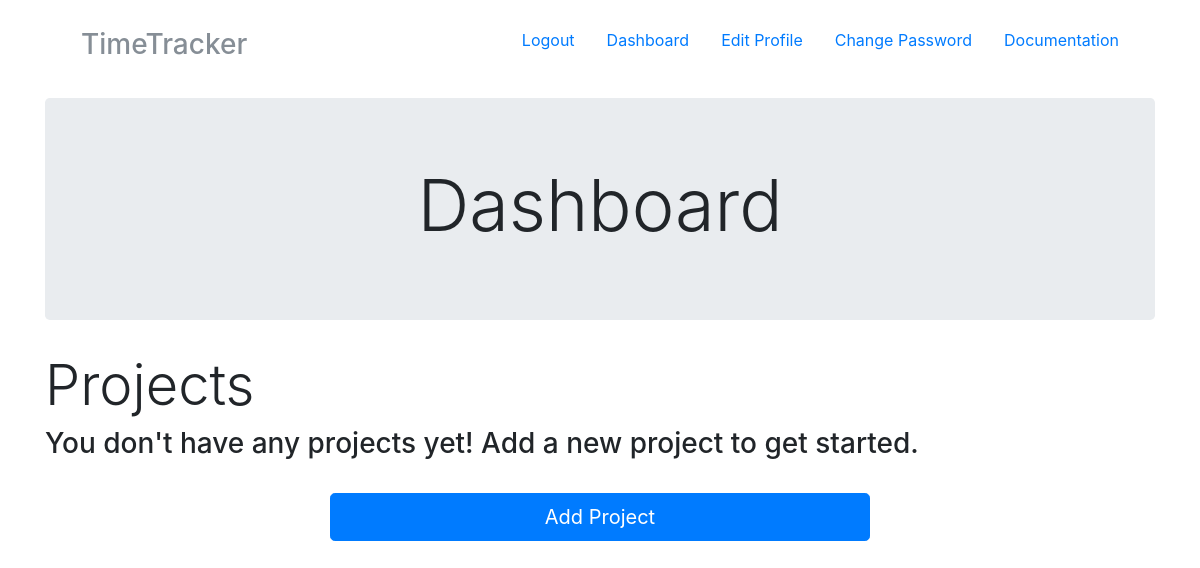
The page /manager/ (signed in) on the database as committed earlier.
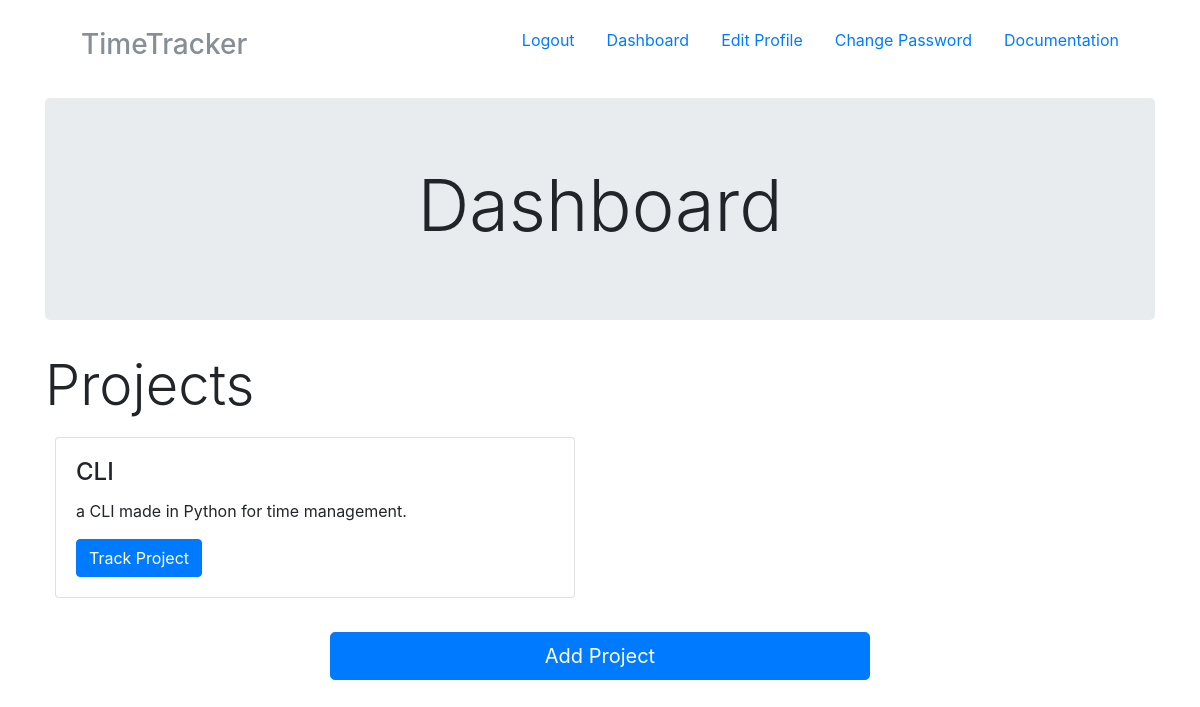
The same page on the database as committed later.
### timemanager/models.py (models this page shows, shortened)
class Project(models.Model):
    user = models.ForeignKey(User, null=True, on_delete=models.CASCADE)
    name = models.CharField(max_length=20)
    description = models.CharField(max_length=100)
    pub_date = models.DateTimeField('date published', auto_now_add=True)

### timemanager/views.py (the view)
# urls.py: url(r'^manager/', include('timemanager.urls', namespace='timemanager'))
def manager(request):
    projects = Project.objects.filter(user=request.user)
    args = {'user': request.user, 'projects': projects}
    return render(request, 'timemanager/manager.html', args)

### timemanager/templates/timemanager/manager.html
{% extends 'accounts/base.html' %}
{% block content %}
<div class="jumbotron">
  <h1 class="display-3 text-center">Dashboard</h1>
</div>
<div class="row">
  <div class="col-12">
    <h2 class = 'display-4'>Projects</h2>
  </div>
</div>
{% if projects %}
{% for project in projects %}
<div class="row">
  <div class="col-6">
    <div class="card">
      <div class="card-block">
        <h4 class="card-title">{{ project.name }}</h4>
        <p class="card-text">{{ project.description }}</p>
        <a href="#" class="btn btn-primary">Track Project</a>
      </div>
    </div>
  </div>
</div>
{% endfor %}
{% else %}
<h3>You don't have any projects yet! Add a new project to get started.</h3>
{% endif %}
<br>
<div class="row justify-content-md-center">
  <div class="col-6">
    <a href="{% url 'timemanager:add' %}" class="btn btn-lg btn-primary btn-block">Add Project</a>
  </div>
</div>
<br>
{% endblock %}

Rows that differ between the two databases and show on the page:
added Project: name "CLI", description "a CLI made in Python for time management."
Other text that changed with them:
text no longer shown: "You don't have any projects yet! Add a new project to get started."
